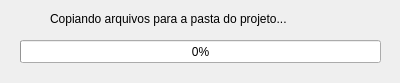
<?xml version="1.0" encoding="UTF-8"?>
<ui version="4.0">
 <class>DialogCopyFiles</class>
 <widget class="QDialog" name="DialogCopyFiles">
  <property name="geometry">
   <rect>
    <x>0</x>
    <y>0</y>
    <width>400</width>
    <height>83</height>
   </rect>
  </property>
  <property name="windowTitle">
   <string>Copiando Arquivos</string>
  </property>
  <widget class="QLabel" name="lbl_text">
   <property name="geometry">
    <rect>
     <x>50</x>
     <y>10</y>
     <width>301</width>
     <height>17</height>
    </rect>
   </property>
   <property name="text">
    <string>Copiando arquivos para a pasta do projeto...</string>
   </property>
  </widget>
  <widget class="QProgressBar" name="progressBar">
   <property name="geometry">
    <rect>
     <x>20</x>
     <y>40</y>
     <width>361</width>
     <height>23</height>
    </rect>
   </property>
   <property name="value">
    <number>0</number>
   </property>
  </widget>
 </widget>
 <resources/>
 <connections/>
</ui>
